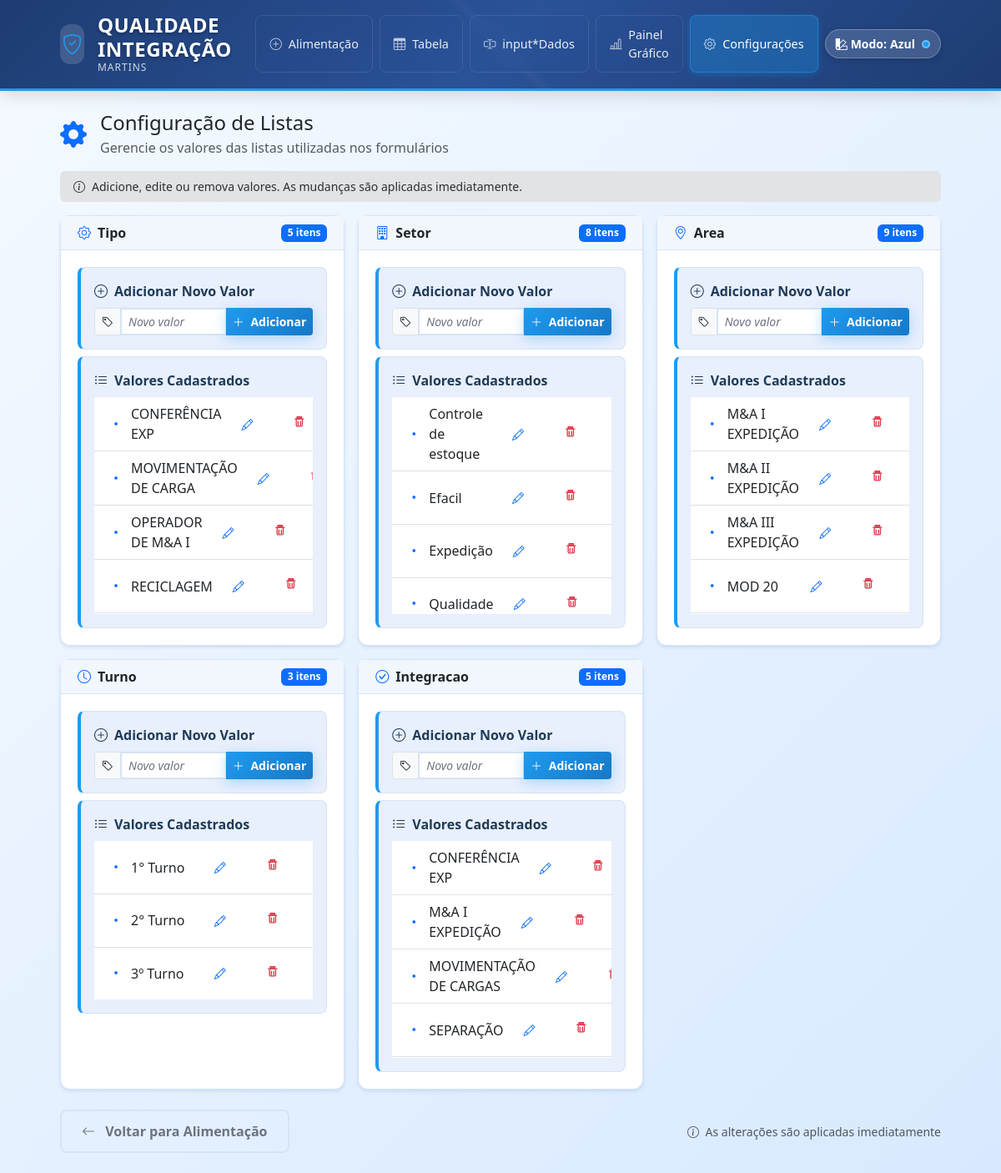
The page /config-lists on the database its author committed.
### app/models.py (models this page shows, shortened)
class ConfigList(db.Model):
    __tablename__ = 'config_lists'
    id = db.Column(db.Integer, primary_key=True)
    nome_lista = db.Column(db.String(50), nullable=False, index=True)
    valor = db.Column(db.String(120), nullable=False)
    __table_args__ = (
        db.UniqueConstraint('nome_lista', 'valor', name='uq_lista_valor'),
    )

### app/views.py (the view)
@bp.route('/config-lists')
def config_lists():
    all_lists = {}
    for nome in ['tipo', 'setor', 'area', 'turno', 'integracao']:
        all_lists[nome] = get_list(nome)
    return render_template('config_lists.html', all_lists=all_lists)

### app/views.py (called while the page is built)
def get_list(nome: str) -> list[str]:
    rows = ConfigList.query.filter_by(nome_lista=nome).order_by(ConfigList.valor.asc()).all()
    return [r.valor for r in rows]

### templates/config_lists.html (shortened to what this page needs)
{% extends 'base.html' %}
{% block content %}
<div class="row">
  <div class="col-12">
    <div class="d-flex align-items-center mb-3">
      <i class="bi bi-gear-fill text-primary me-3" style="font-size: 2rem;"></i>
      <div>
        <h2 class="h4 mb-1">Configuração de Listas</h2>
        <p class="text-muted mb-0">Gerencie os valores das listas utilizadas nos formulários</p>
      </div>
    </div>
    <div class="alert alert-secondary border-0 py-2 small mb-3 d-flex align-items-center">
      <i class="bi bi-info-circle me-2"></i>
      <span>Adicione, edite ou remova valores. As mudanças são aplicadas imediatamente.</span>
    </div>
    <div class="row g-2 g-md-3">
      {% for nome, valores in all_lists.items() %}
      <div class="col-sm-6 col-xl-4" id="{{ nome }}">
        <div class="card h-100">
          <div class="card-header bg-light py-2">
            <div class="d-flex align-items-center justify-content-between">
              <div class="d-flex align-items-center">
                {% if nome == 'tipo' %}
                  <i class="bi bi-gear text-primary me-2"></i>
                {% elif nome == 'setor' %}
                  <i class="bi bi-building text-primary me-2"></i>
                {% elif nome == 'area' %}
                  <i class="bi bi-geo-alt text-primary me-2"></i>
                {% elif nome == 'turno' %}
                  <i class="bi bi-clock text-primary me-2"></i>
                {% elif nome == 'integracao' %}
                  <i class="bi bi-check-circle text-primary me-2"></i>
                {% endif %}
                <h6 class="mb-0 text-capitalize fw-semibold">{{ nome }}</h6>
              </div>
              <span class="badge bg-primary">{{ valores|length }} {{ 'item' if valores|length == 1 else 'itens' }}</span>
            </div>
          </div>
          <div class="card-body">
            <div class="field-group mb-2">
              <div class="field-group-title mb-2">
                <i class="bi bi-plus-circle"></i>
                Adicionar Novo Valor
              </div>
              <div class="input-group input-group-sm">
                <span class="input-group-text">
                  <i class="bi bi-tag"></i>
                </span>
                <input class="form-control form-control-sm" placeholder="Novo valor" data-input-novo="{{ nome }}">
                <button class="btn btn-primary btn-sm" data-btn-add="{{ nome }}">
                  <i class="bi bi-plus-lg me-1"></i>
                  Adicionar
                </button>
              </div>
            </div>
            <div class="field-group mb-0">
              <div class="field-group-title mb-2">
                <i class="bi bi-list-ul"></i>
                Valores Cadastrados
              </div>
              <div class="list-group list-group-flush overflow-auto" data-lista="{{ nome }}" style="max-height: 260px;">
                {% for v in valores %}
                <div class="list-group-item d-flex align-items-center justify-content-between py-2">
                  <div class="d-flex align-items-center">
                    <i class="bi bi-dot text-primary me-2" style="font-size: 1.25rem;"></i>
                    <span class="fw-medium">{{ v }}</span>
                  </div>
                  <div class="btn-group btn-group-sm">
                    <button class="btn btn-outline-primary" data-btn-edit data-nome="{{ nome }}" data-valor="{{ v }}" title="Editar valor">
                      <i class="bi bi-pencil"></i>
                    </button>
                    <button class="btn btn-outline-danger" data-btn-del data-nome="{{ nome }}" data-valor="{{ v }}" title="Remover valor">
                      <span class="trash-anim" aria-hidden="true">
                      </span>
                    </button>
                  </div>
                </div>
                {% endfor %}
              </div>
            </div>
          </div>
        </div>
      </div>
      {% endfor %}
    </div>
    <div class="d-flex justify-content-between align-items-center mt-4">
      <a class="btn btn-outline-secondary" href="{{ url_for('main.alimentacao') }}">
        <i class="bi bi-arrow-left me-2"></i>
        Voltar para Alimentação
      </a>
      <div class="text-muted small">
        <i class="bi bi-info-circle me-1"></i>
        As alterações são aplicadas imediatamente
      </div>
    </div>
  </div>
</div>
{% endblock %}

### templates/base.html (shortened to what this page needs)
<!doctype html>
<html lang="pt-br">
  <head>
    <link href="https://cdn.jsdelivr.net/npm/bootstrap@5.3.3/dist/css/bootstrap.min.css" rel="stylesheet">
    <link href="https://cdn.jsdelivr.net/npm/bootstrap-icons@1.11.0/font/bootstrap-icons.css" rel="stylesheet">
    <link rel="stylesheet" href="{{ url_for('static', filename='css/styles.css') }}">
  <link rel="stylesheet" href="{{ url_for('static', filename='css/loading.css') }}">
    <link id="theme-css" rel="stylesheet" href="{{ url_for('static', filename='css/styles-2.css') }}" />
  </head>
  <body>
    <header class="header-professional">
      <div class="container">
        <div class="d-flex justify-content-between align-items-center py-3">
          <div class="brand-section">
            <div class="d-flex align-items-center">
              <div class="brand-icon me-3">
                <i class="bi bi-shield-check"></i>
              </div>
              <div class="brand-text">
                <h1 class="brand-title mb-0">QUALIDADE INTEGRAÇÃO</h1>
                <div class="brand-subtitle">MARTINS</div>
              </div>
            </div>
          </div>
          <nav class="main-nav d-none d-md-flex">
            <a class="nav-item {{ 'active' if request.endpoint == 'main.alimentacao' else '' }}" href="{{ url_for('main.alimentacao') }}">
              <i class="bi bi-plus-circle me-2"></i>
              <span>Alimentação</span>
            </a>
            <a class="nav-item {{ 'active' if request.endpoint == 'main.tabela' else '' }}" href="{{ url_for('main.tabela') }}">
              <i class="bi bi-table me-2"></i>
              <span>Tabela</span>
            </a>
            <a class="nav-item {{ 'active' if request.endpoint == 'main.input_dados' else '' }}" href="{{ url_for('main.input_dados') }}">
              <i class="bi bi-input-cursor-text me-2"></i>
              <span>input*Dados</span>
            </a>
            <a class="nav-item {{ 'active' if request.endpoint == 'main.painel_grafico' else '' }}" href="{{ url_for('main.painel_grafico') }}">
              <i class="bi bi-bar-chart-line me-2"></i>
              <span>Painel Gráfico</span>
            </a>
            <a class="nav-item {{ 'active' if request.endpoint == 'main.config_lists' else '' }}" href="{{ url_for('main.config_lists') }}">
              <i class="bi bi-gear me-2"></i>
              <span>Configurações</span>
            </a>
          </nav>
          <div class="d-none d-md-flex align-items-center ms-2">
            <div class="dropdown">
              <button class="btn btn-sm theme-toggle d-flex align-items-center" type="button" id="themeMenu" data-bs-toggle="dropdown" aria-expanded="false" aria-label="Selecionar modo de cor">
                <i class="bi bi-palette2 me-1"></i>
                <span class="d-none d-lg-inline">Modo:</span>
                <span id="current-theme-name" class="fw-semibold ms-1">Azul</span>
                <span id="current-theme-dot" class="theme-dot ms-2" aria-hidden="true"></span>
              </button>
            </div>
          </div>
        </div>
      </div>
    </header>
    <main class="container my-4">
      {% block content %}{% endblock %}
    </main>
  </body>
</html>

### static/css/styles-2.css (style rules this page uses)
:root { --primary-color: #1f3b57; --primary-escrita: #1f3b57; --primary-light: #3a5a78; --primary-gradient-start: #1e3c72; --primary-gradient-middle: #2a5298; --primary-gradient-end: #1e3c72; --primary-rgb: 31, 59, 87; --accent-color: #1d9bf0; --accent-hover: #1778c7; --accent-rgb: 29, 155, 240; --success-color: #1fbf75; --success-dark: #19965c; --success-rgb: 31, 191, 117; --warning-color: #f59e0b; --warning-rgb: 245, 158, 11; --danger-color: #ef4444; --danger-rgb: 239, 68, 68; --info-color: #38bdf8; --info-hover: #0c8fd6; --neutral-100: #ffffff; --neutral-200: #f5faff; --neutral-300: #d8e9ff; --light-bg: #f2f7fd; --card-bg: var(--neutral-100); --border-color: #d6e4f2; --text-muted: #6b7280; --shadow-light: 0 2px 4px rgba(13, 71, 161, 0.12); --shadow-medium: 0 4px 12px rgba(13, 71, 161, 0.18); --app-bg: linear-gradient(135deg, var(--neutral-200) 0%, var(--neutral-300) 100%); --header-bg: linear-gradient(135deg, var(--primary-gradient-start) 0%, var(--primary-gradient-middle) 50%, var(--primary-gradient-end) 100%); --acc-color-bg: #e8effd; --chart-color-1: var(--accent-color); --chart-color-2: #60a5fa; --chart-color-3: var(--success-color); --chart-color-4: var(--warning-color); --chart-color-5: var(--danger-color); --chart-color-6: var(--info-color); --chart-color-emphasis: #facc15; --chart-neutral: #93b4d8; --chart-grid-color: rgba(17, 40, 63, 0.08); --chart-grid-dim: rgba(37, 99, 235, 0.16); --chart-tooltip-bg: rgba(255, 255, 255, 0.97); --chart-tooltip-border: rgba(191, 219, 254, 0.55); --chart-tooltip-text: #1f2937; --chart-area-fill: rgba(29, 155, 240, 0.2); --chart-area-strong: rgba(29, 155, 240, 0.45); }

### templates/base.html (style rules this page uses)
.theme-toggle { background: rgba(255,255,255,0.15); border: 1px solid rgba(255,255,255,0.25); color: #fff; border-radius: 999px; padding: 0.375rem 0.75rem; transition: all .2s ease; box-shadow: 0 2px 8px rgba(0,0,0,.15); }
.theme-dot { width: 10px; height: 10px; border-radius: 50%; display: inline-block; background: #1d9bf0; box-shadow: 0 0 0 2px rgba(255,255,255,.35) inset; }

### rows shown on the page
ConfigList: valor "CONFERÊNCIA EXP"
ConfigList: valor "MOVIMENTAÇÃO DE CARGA"
ConfigList: valor "OPERADOR DE M&A I"
ConfigList: valor "RECICLAGEM"
ConfigList: valor "Controle de estoque"
ConfigList: valor "Efacil"
ConfigList: valor "Expedição"
ConfigList: valor "Qualidade"
ConfigList: valor "M&A I EXPEDIÇÃO"
ConfigList: valor "M&A II EXPEDIÇÃO"
ConfigList: valor "M&A III EXPEDIÇÃO"
ConfigList: valor "MOD 20"
ConfigList: valor "1° Turno"
ConfigList: valor "2° Turno"
ConfigList: valor "3º Turno"
ConfigList: valor "CONFERÊNCIA EXP"
ConfigList: valor "M&A I EXPEDIÇÃO"
ConfigList: valor "MOVIMENTAÇÃO DE CARGAS"
ConfigList: valor "SEPARAÇÃO"

### other values the page prints
{{ nome }} "Tipo" "Setor" "Area" "Turno" "Integracao"
{{ valores|length }} "5" "8" "9" "3" "5"
{{ 'item' if valores|length == 1 else 'itens' }} "itens" "itens" "itens" "itens" "itens"
